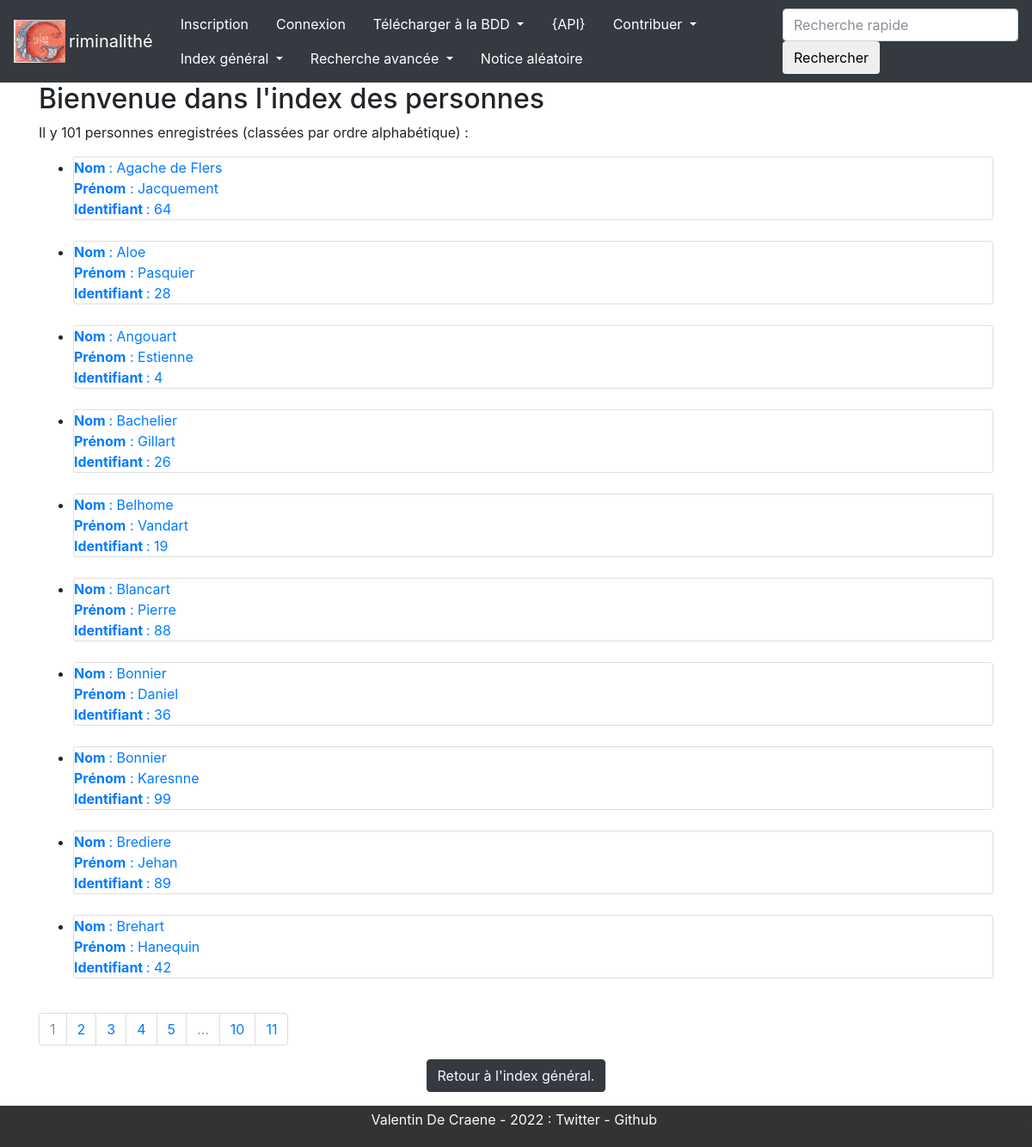
/Index/personnes/, run on the app's committed database.
### Criminalithe/app/modeles/donnees.py (models this page shows, shortened)
class Personnes(db.Model):
    personnes_id = db.Column(db.Integer, primary_key=True, unique=True, nullable=False, autoincrement=True)
    personnes_amendes_id = db.Column(db.Integer, db.ForeignKey("amendes.amendes_personnes_id"))
    personnes_nom = db.Column(db.Text)
    personnes_prenom = db.Column(db.Text)
    authorships = db.relationship("Authorship", back_populates="personne")
    amendes = db.relationship("Amendes", backref="amendes", foreign_keys="Amendes.amendes_personnes_id")

### Criminalithe/app/routes/generic.py (the view)
@app.route("/Index/personnes/")
def index_personnes():
    page = request.args.get("page", 1)
    if isinstance(page, str) and page.isdigit():
        page = int(page)
    else:
        page = 1
    personnes = Personnes.query.order_by(Personnes.personnes_nom).paginate(page=page, per_page=RESULTATS_PAR_PAGES_INDEX)
    return render_template("pages/Index_personnes.html", personnes=personnes)

### Criminalithe/app/templates/pages/Index_personnes.html
{% extends "conteneur.html" %}
{% block corps %}
    <h2> Bienvenue dans l'index des personnes</h2>
<p>
    Il y 101 personnes enregistrées (classées par ordre alphabétique) :
        <ul>
            {% for personne in personnes.items %}
                <li><div class="card"><a href="{{url_for('personne', personnes_id=personne.personnes_id)}}">
                    <b>Nom </b>: {{personne.personnes_nom}}<br/>
                    <b>Prénom</b> : {{personne.personnes_prenom}}<br/>
                    <b> Identifiant </b> : {{personne.personnes_id}}
                </a></div></li><br/>
            {% endfor %}
        </ul>
<nav aria-label="research-pagination">
      <ul class="pagination">
        {%- for page in personnes.iter_pages() %}
            {% if page %}
              {% if page != personnes.page %}
                <li class="page-item">
                    <a class="page-link" href="{{ url_for("index_personnes", page=page) }}">{{page}}</a>
                </li>
              {% else %}
                <li class="page-item active disabled">
                  <a class="page-link">{{page}} <span class="sr-only">(actuelle)</span></a>
                </li>
              {% endif %}
          {% else %}
                <li class="page-item disabled">
                  <a class="page-link">...</a>
                </li>
          {% endif %}
        {%- endfor %}
      </ul>
<p class="text-center">
<button type="button" class="btn btn-dark">
    <a class="text-light" href="{{url_for('index')}}">Retour à l'index général.</a></li>
</button>
</p>
{% endblock %}

### Criminalithe/app/templates/conteneur.html (shortened to what this page needs)
<!DOCTYPE html>
<html>
    <head>
        {% include "partials/css.html" %}
    </head>
    <body>
      <nav class="navbar navbar-expand-md navbar-dark bg-dark justify-content-between">
        <a class="navbar-brand mr-1" href="{{ url_for('accueil') }}"><img class="nav nav-pills mr-0" src="{{url_for('static', filename='images/C.png')}}" width="60" height="50" alt=""/></a><p class="text-white nav mr-auto pl-ml-1"><a href="{{ url_for('accueil') }}" class="text-white display-5 navbar-brand">riminalithé</a></p>
        <ul class="nav nav-pills mr-auto">
            {% if not current_user.is_authenticated %}
              <li class="nav-item">
                <a class="nav-link text-white bg-dark" href="{{url_for('inscription')}}">Inscription</a>
              </li>
              <li class="nav-item">
                <a class="nav-link text-white bg-dark" href="{{url_for('connexion')}}">Connexion</a>
              </li>
            {% else %}
              <li class="nav-item">
                <a class="nav-link text-white bg-dark" href="{{url_for('deconnexion')}}">Déconnexion ({{current_user.user_nom}})</a>
              </li>
            {% endif %}
                <li class="nav-item dropdown text-white">
                    <a class="nav-link dropdown-toggle text-white" href="#" id="navbarDropdown" role="button" data-toggle="dropdown" aria-haspopup="true" aria-expanded="false">
              Télécharger à la BDD
                    </a>
                </li>
                <li class="nav-item">
                    <a class="nav-link text-white bg-dark" href="{{url_for('navigation_api')}}">{API}</a>
                </li>
                <li class="nav-item dropdown text-white">
                    <a class="nav-link dropdown-toggle text-white" href="#" id="navbarDropdown" role="button" data-toggle="dropdown" aria-haspopup="true" aria-expanded="false">
              Contribuer
                    </a>
                </li>
                <li class="nav-item dropdown text-white">
                    <a class="nav-link dropdown-toggle text-white" href="#" id="navbarDropdown" role="button" data-toggle="dropdown" aria-haspopup="true" aria-expanded="false">
                    Index général
                    </a>
                </li>
                <li class="nav-item dropdown text-white">
                    <a class="nav-link dropdown-toggle text-white" href="#" id="navbarDropdown" role="button" data-toggle="dropdown" aria-haspopup="true" aria-expanded="false">
                    Recherche avancée
                    </a>
                </li>
                <li class="nav-item">
                    <a class="nav-link text-white" href="{{url_for('aleatoire')}}">Notice aléatoire</a>
                </li>
        </ul>
        <form class="form-inline" action="{{url_for('recherche')}}" method="GET">
          <input class="form-control bg-grey text-dark" name="keyword" type="search" placeholder="Recherche rapide" aria-label="Recherche">
          <button class="btn btn-grey" type="submit">Rechercher</button>
        </form>
      </nav>
       <div class="container">
        <div class="row">
            <div class="col">
            {% block corps %}{% endblock %}
            </div>
        </div>
      </div>
    </body>
    <br>
    <br>
    <footer class="text-center text-dark fixed-bottom footer-transparent">
        <div class="text-center p-1" style="background-color: rgba(0, 0, 0, 0.8);">
            <p class="text-light">Valentin De Craene - 2022 : <a class="text-light"
        href="https://twitter.com/VDCrne" target="_blank"
        >Twitter</a> - <a class="text-light" href="https://github.com/ValentinDeCraene" target="_blank">Github</a>
            <a style="color: rgba(0, 0, 0, 0.8);" class="text-dark float-right" href="{{url_for('teapot')}}">  .</a></p>
        </div>
    </footer>
</html>

### Criminalithe/app/templates/partials/css.html (shortened to what this page needs)
<link rel="stylesheet" href="{{ url_for('static', filename='css/bootstrap.css')}}">

### data on the page
Personnes: personnes_nom "Agache de Flers", personnes_prenom "Jacquement", personnes_id "64"
Personnes: personnes_nom "Aloe", personnes_prenom "Pasquier", personnes_id "28"
Personnes: personnes_nom "Angouart", personnes_prenom "Estienne", personnes_id "4"
Personnes: personnes_nom "Bachelier", personnes_prenom "Gillart", personnes_id "26"
Personnes: personnes_nom "Belhome", personnes_prenom "Vandart", personnes_id "19"
Personnes: personnes_nom "Blancart", personnes_prenom "Pierre", personnes_id "88"
Personnes: personnes_nom "Bonnier", personnes_prenom "Daniel", personnes_id "36"
Personnes: personnes_nom "Bonnier", personnes_prenom "Karesnne", personnes_id "99"
Personnes: personnes_nom "Brediere", personnes_prenom "Jehan", personnes_id "89"
Personnes: personnes_nom "Brehart", personnes_prenom "Hanequin", personnes_id "42"

### other printed values
{{ page }} "1"
{{ page }} "2" "3" "4" "5" "10" "11"
